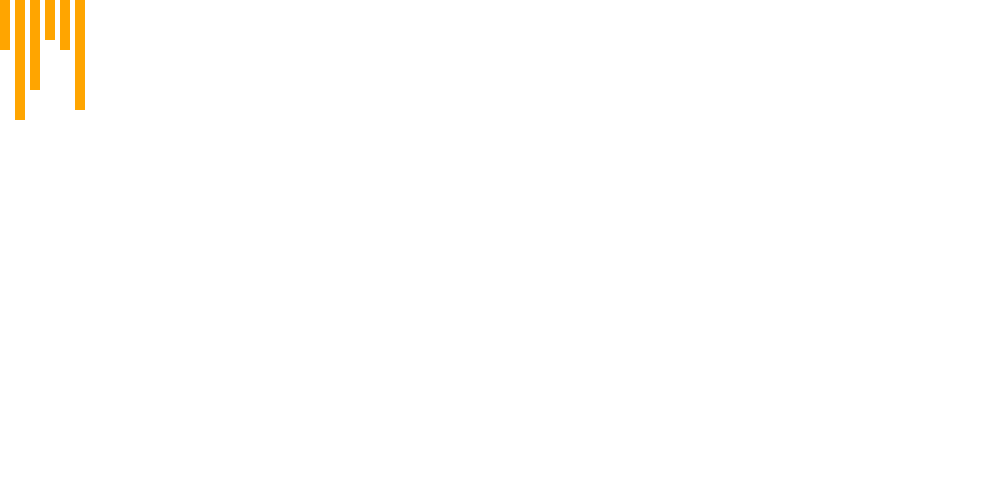
Frame 1 (no input)
Frame 60 (no input): identical to frame 1, image omitted
Frame 120 (the mouse pressed at the canvas centre since frame 60): identical to frame 1, image omitted

The p5.js sketch that drew this single still picture (run headless with seeded random() and noise() and a simulated clock; from frame 60 on, the mouse is pressed at the canvas centre):

// p5.js sketch
// ── sketch.js
var myData = [
    {
      "apples": 1,
      "orange": 4,
      "foo": "x",
      "bar": otherData
    },{
      "apples": 9,
      "orange": 3,
      "foo": "x",
      "bar": "numbers"
    },{
      "apples": 7,
      "orange": 2,
      "foo": "x",
      "bar": "garbage"
    },{
      "apples": 0,
      "orange": 4,
      "foo": "x",
      "bar": "waffles"
    },{
      "apples": 3,
      "orange": 2,
      "foo": "x",
      "bar": "pizza"
    },{
      "apples": 8,
      "orange": 3,
      "foo": "x",
      "bar": "icecream"
    }
  ];

var otherData = [
  {
    "apples": 5,
    "orange": 5,
    "foo": "x",
    "bar": "nested"
  }
];

function visTotals (someData) {
    for (var i = 0; i < someData.length; i++){
      var barHeight = ((someData[i].apples + someData[i].orange) * 10);
      var barWidth = 10;
      var margin = barWidth/2;
      var spacing = i * (margin + barWidth);
      
      rect(spacing, 0, barWidth, barHeight);
    }
  }




function setup() {
  createCanvas(1000,500)
  noStroke()
  fill("orange")
  
  visTotals(myData);
}

function draw() {
}
